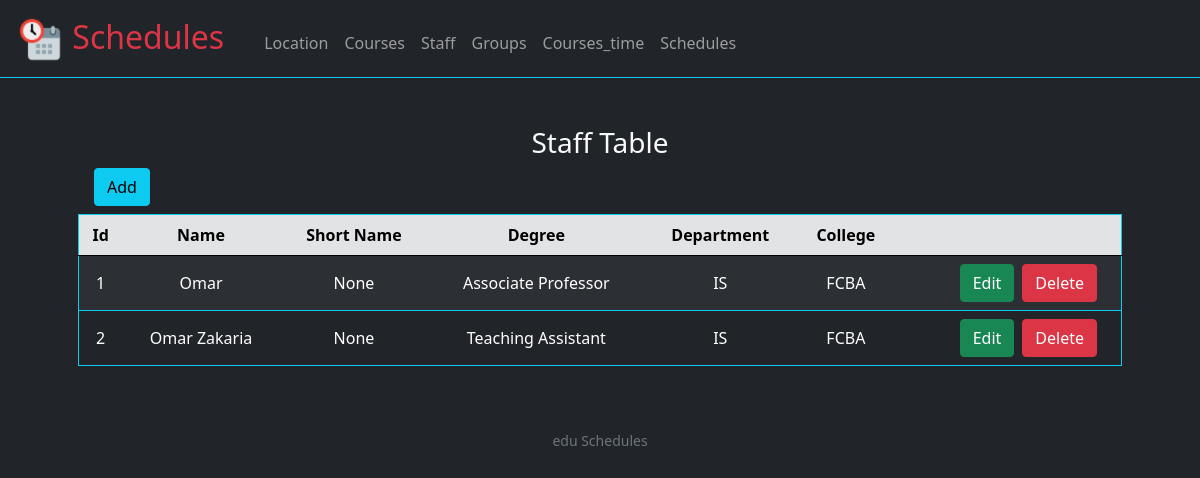
Screenshot of /staff with the database file from the repository.
### tables this page shows
CREATE TABLE staff(
    id integer,
    name text not null unique,
    short_name text unique,
    degree integer not null,
    department integer not null,
    college integer not null,
    primary key(id),
    foreign key (degree) references staff_degree(id),
    foreign key (department) references departments(id),
    foreign key (college) references colleges(id)
);

CREATE TABLE staff_degree(
    id integer,
    name text unique not null,
    primary key (id)
);

CREATE TABLE departments(
    id integer,
    name text unique not null,
    primary key(id)
);

CREATE TABLE colleges(
    id integer,
    name text unique not null,
    primary key(id)
);

### application.py (the view)
@app.route("/staff", methods=["POST", "GET"])
def staff():
    staff = view_table("""select
                            staff.id as "id",
                            staff.name as "name",
                            staff.short_name as "short name",
                            staff_degree.name as "degree",
                            departments.name as "department",
                            colleges.name as "college"
                            from staff
                        JOIN staff_degree on staff_degree.id = staff.degree
                        JOIN departments on departments.id = staff.department
                        join colleges on colleges.id = staff.college""")
    if type(staff) == str:
        return staff
    if request.method == "GET":
        return render_template("staff.html", keys=staff[0], data=staff[1])
    else:
        return render_template('functionals/data_view.html', keys=staff[0], data=staff[1],
                view_title="Staff Table", link_edit="/edit_staff", link_view="/staff", table="staff")

### application.py (called while the page is built)
@app.after_request
def after_request(response):
    response.headers["Cache-Control"] = "no-cache, no-store, must-revalidate"
    response.headers["Expires"] = 0
    response.headers["Pragma"] = "no-cache"
    return response

### helpers.py (called while the page is built)
def sql(query, values=(), return_data=False):
    if return_data == True:
        data = None
        with sqlite3.connect(db_name) as db:
            cur = db.cursor()
            cur.execute("pragma foreign_keys = on")
            cur.execute(query, values)
            keys = [d[0] for d in cur.description]
            data = [keys, cur.fetchall()]
        return data
    else:
        with sqlite3.connect(db_name) as db:
            cur = db.cursor()
            cur.execute(query, values)

def view_table(query):
    data = None
    try:
        data = sql(query, (), True)
    except:
        return "Error: SQLite3 Error view()"
    return data

### templates/staff.html (shortened to what this page needs)
{% extends "layout.html" %}
{% block main %}
    {% with view_title="Staff Table", link_edit="/edit_staff", link_view="/staff", table="staff"  %}
      {% include "functionals/data_view.html" %}
    {% endwith %}
{% endblock %}

### templates/functionals/data_view.html
{% block view %}
<div class="text-center" id="view">
    <div class="text-capitalize" >
        <h3>{{ view_title }}</h3>
    </div>
    <div class="d-grid gap-2 d-md-flex justify-content-md-start ms-3">
        <button  type="button" class="btn btn-info mb-2" data-bs-toggle="modal" data-bs-target="#add">
            Add
        </button>
    </div>
    <table class="table table-hover table-striped table-dark border rounded border-info align-middle">
        <thead class="text-capitalize table-secondary ">
            <tr>
                {% for key in keys %}
                    <th scope="col">{{ key }}</th>
                {% endfor %}
                <th scope="col"></th>
            </tr>
        </thead>
        <tbody>
            {% for row in data %}
                <tr>
                    {% for element in row %}
                        <td>{{ element }}</td>
                    {% endfor %}
                    <td>
                        <div class="d-grid gap-2 d-md-flex justify-content-md justify-content-md-end pe-3">
                            <button class="btn btn-success mr-3" onclick="show_delete_edit(2, '{{ row[0] }}','{{ link_edit }}', '{{ link_view }}', '{{ table }}')" >Edit</button>
                            <button class="btn btn-danger" onclick="show_delete_edit(1, '{{ row[0] }}', '/delete_data', '{{ link_view }}', '{{ table }}', '{{ row[1] }}')" >Delete</button>
                        </div>
                    </td>
                </tr>
            {% endfor %}
        </tbody>
    </table>
</div>
{% endblock %}

### rows the page displays
staff: row "1" "None", name "Omar"
staff_degree: name "Associate Professor"
departments: name "IS"
colleges: name "FCBA"
staff: row "2" "None", name "Omar Zakaria"
staff_degree: name "Teaching Assistant"

### other values shown
{{ view_title }} "Staff Table"
{{ key }} "Id" "Name" "Short Name" "Degree" "Department" "College"
